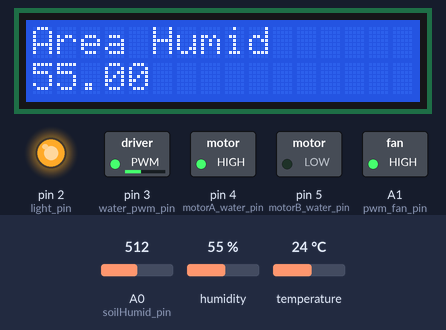
The sketch below on a simulated Arduino Uno, built with avr-gcc and run on an emulated ATmega328P. Parts: 16×2 character LCD, switched loads named in the sketch (green lamp = pin HIGH), output pins drawn as LEDs (lit = HIGH). Inputs (shaded band) come from the test bench; at power-on: temperature 24 °C, A0 (soilHumid_pin) = 512, humidity 55 %. The local clock reads 2024-03-15 10:24:30 at power-on unless the sketch sets it; random numbers use the default seed unless the sketch sets one; pins used as bus, display or sensor lines are not drawn; what the sketch prints to the serial monitor is not drawn.

Above: at 2.7 s.
2.8 s: temperature set to 28.2 °C
At 5.7 s:
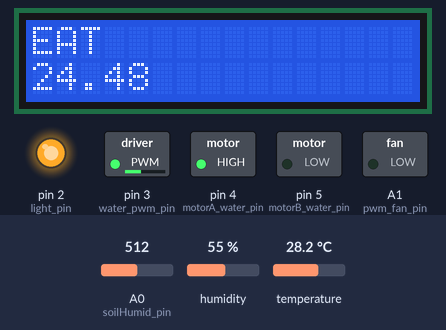
5.9 s: temperature set to 29 °C
At 7.6 s:
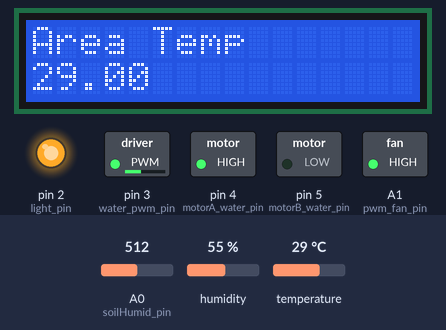
8.5 s: A0 (soilHumid_pin) set to 716
At 9.8 s:
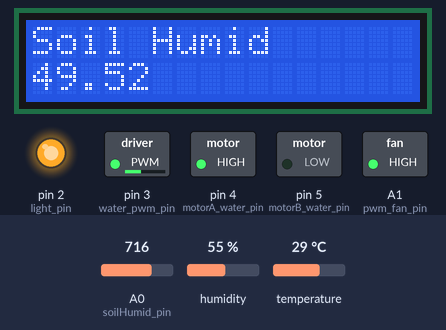
11.6 s: temperature set to 21.1 °C
At 13.4 s:
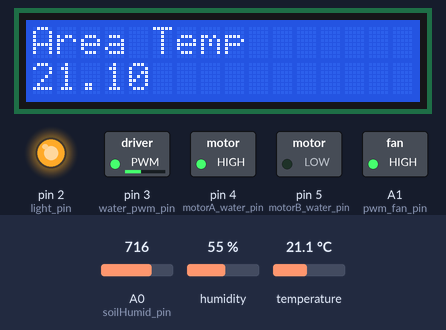
14.7 s: temperature set to 20 °C
At 17.6 s:
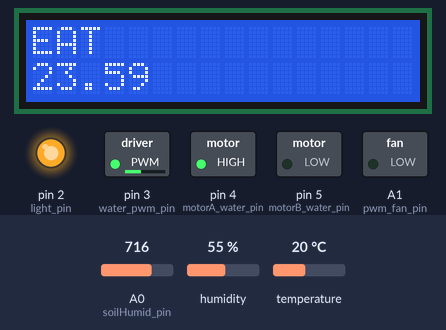
17.8 s: humidity set to 22 %
At 18.8 s:
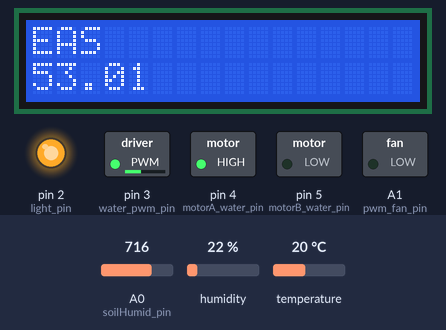
Timing chart, 0 to 20.8 s (numbered marks = the images above; inputs shaded):
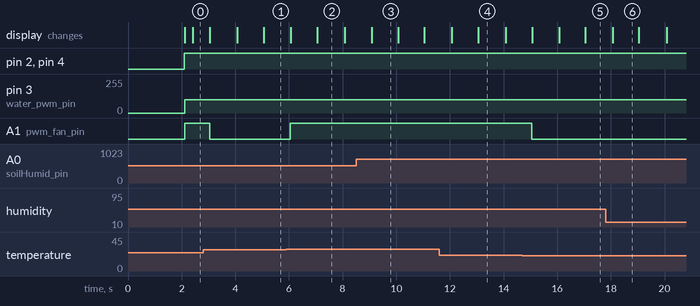

The sketch:

feedback_proto_2.ino
```cpp
// Simple Kalman
#include <SimpleKalmanFilter.h>

// Real Time Clock
#include <ThreeWire.h>
#include <RtcDS1302.h>

// Sht3x
#include "Adafruit_SHT31.h"
#include <Wire.h>

// LCD
#include <LiquidCrystal.h>

//PID
#include <PID_v1.h>

// Variable

//Real Time Clock
ThreeWire myWire(A3, A2, 10); // SCA = A4, SCL = A5, CE
RtcDS1302<ThreeWire> Rtc(myWire);
uint8_t month, day, hour, minute, second;
uint8_t second_threshold = 0;
uint16_t year;

// fan
int motorA_fan_pin = 0;
int motorB_fan_pin = 1;
#define pwm_fan_pin A1
int pwm_fan = 130;

// Lightblub
int light_pin = 2;

// sht3x
Adafruit_SHT31 sht31 = Adafruit_SHT31();

// water_pin
int water_pwm_pin = 3;
int motorA_water_pin = 4;
int motorB_water_pin = 5;
int pwm_water = 120;

// Soil Humid
#define soilHumid_pin A0

// LCD
const int rs = 12, en = 11, d4 = 9, d5 = 8, d6 = 7, d7 = 6;
LiquidCrystal lcd(rs, en, d4, d5, d6, d7);
int lcd_counter  = 0;

//Kalman
SimpleKalmanFilter simpleKalmanFilter(2.5, 4, 0.05); // Soil humidity
SimpleKalmanFilter simpleKalmanFilter_2(0.3, 0.4, 0.01); // Area Temp
SimpleKalmanFilter simpleKalmanFilter_3(2, 3, 0.01); // Area Humidity
float passed_soil_hum = 0;
float passed_area_temp = 0;
float passed_area_humid = 0;
float estimated_value = simpleKalmanFilter.updateEstimate(passed_soil_hum);
float estimated_value_2 = simpleKalmanFilter_2.updateEstimate(passed_area_temp);
float estimated_value_3 = simpleKalmanFilter_3.updateEstimate(passed_area_humid);


const long SERIAL_REFRESH_TIME = 100;
long refresh_time;
int want = 1;
//Threshold

int soilHumid_below_water_threshold = 0;
int soilHumid_above_water_threshold = 0;
int soilHumid_below_fan_threshold = 0;
int soilHumid_above_fan_threshold = 0;
int soilhumid_threshold = 65;

float max_water_humid = 150;
float max_water_dry = 1023;


int areatemp_threshold = 24;
int areatemp_above_water_threshold = 20;
int areatemp_below_fan_threshold = 0;
int areatemp_above_fan_threshold = 0;

//PID
double Setpoint, Input, Output;
double Kp = 4.86, Ki = 0.62, Kd = 0.15;
PID myPID(&Input, &Output, &Setpoint, Kp, Ki, Kd, DIRECT);

double Setpoint_2, Input_2, Output_2;
double Kp_2 = 7.27, Ki_2 = 0.8 , Kd_2 = 0.1 ;
PID myPID_2(&Input_2, &Output_2, &Setpoint_2, Kp_2, Ki_2, Kd_2, DIRECT);

void setup () {
  Serial.begin(9600);
  //if (1){
    Rtc.Begin();
    RtcDateTime compiled = RtcDateTime(__DATE__, __TIME__);
    RtcDateTime now = Rtc.GetDateTime();
    if (now < compiled) Rtc.SetDateTime(compiled);
  //}

  if (!sht31.begin(0x44)){
    //Serial.println("Couldn't find SHT31");
    while (1) delay(1);
  }

  //if (1){
  Setpoint = 26;
  myPID.SetMode(AUTOMATIC);
  myPID_2.SetMode(AUTOMATIC);

  lcd.begin(16, 2);
  lcd.setCursor(0,0);
  //lcd.print("hello");


  //pinMode(water_pin,OUTPUT);
  pinMode(light_pin,OUTPUT);
  //pinMode(water_pwm_pin,Output);
  pinMode(motorA_water_pin,OUTPUT);
  pinMode(motorB_water_pin,OUTPUT);

  //pinMode(pwm_fan_pin,Output_2);
  pinMode(motorA_fan_pin,OUTPUT);
  pinMode(motorB_fan_pin,OUTPUT);

  now = Rtc.GetDateTime();
  if (now.Month() == 11){
    if (now.Day() >= 19 && now.Day() <= 26){
      areatemp_threshold = 24;
      soilhumid_threshold = 65;
    }
    else{
      areatemp_threshold = 26;
      soilhumid_threshold = 50;
    }
  }
  else{
    areatemp_threshold = 26;
    soilhumid_threshold = 50;
  }

  Input = sht3x_tem();
  Input_2 = soil_humidity();
  Setpoint = areatemp_threshold;
  Setpoint_2 = soilhumid_threshold;
  myPID.SetMode(AUTOMATIC);
  myPID_2.SetMode(AUTOMATIC);
  myPID.SetOutputLimits(120,255);
  myPID_2.SetOutputLimits(100,255);
}
void loop () {

  RtcDateTime now = Rtc.GetDateTime();

  while (want == 1){
    for (int i = 0; i < 20; i++){
      passed_soil_hum = soil_humidity();
      passed_area_temp = sht3x_tem();
      passed_area_humid = sht3x_hum();
      estimated_value = simpleKalmanFilter.updateEstimate(passed_soil_hum);
      estimated_value_2 = simpleKalmanFilter_2.updateEstimate(passed_area_temp);
      estimated_value_3 = simpleKalmanFilter_3.updateEstimate(passed_area_humid);
      Serial.println("F_M_soil_hum E_soil_hum M_A_temp E_A_temp M_A_hum E_A_hum");
      Serial.println(String(passed_soil_hum)+" "+String(estimated_value)+" "+String(passed_area_temp)+" "+String(estimated_value_2)+" "+String(passed_area_humid)+" "+String(estimated_value_3));
    }
    want = 0;
  }


  if (now.Second() != second_threshold){
    second_threshold = now.Second();
    //printDateTime(now);
    passed_soil_hum = soil_humidity();
    passed_area_temp = sht3x_tem();
    passed_area_humid = sht3x_hum();
      lcd_counter += 1;
      if(now.Second() % 2 == 0){

      }

    Input = estimated_value_2; // Area Temp
    Input_2 = estimated_value; // Soil Humid

    float measured_value = Input + random(-100,100)/100.0;
    estimated_value = simpleKalmanFilter.updateEstimate(passed_soil_hum); // Soil Humid

    float measured_value_2 = Input_2 + random(-100,100)/100.0;
    estimated_value_2 = simpleKalmanFilter_2.updateEstimate(passed_area_temp); // Area Temp

    estimated_value_3 = simpleKalmanFilter_3.updateEstimate(passed_area_humid); // Area Humid

    Input = estimated_value_2; // Area Temp
    Input_2 = estimated_value; // Soil Humid

    myPID.Compute();
    myPID_2.Compute();

    Serial.println(String(areatemp_threshold) + " " + String(soilhumid_threshold) + " " + String(255 - Output) + " " + String(Output_2) + " " + String(Setpoint) + " " + String(Setpoint_2));
    //Serial.println(String(Setpoint) +","+String(Input)+","+String(Output)+","+String(measured_value)+","+String(estimated_value));
    //Serial.println("M_soil_hum E_soil_hum M_A_temp E_A_temp M_A_hum E_A_hum");
    //Serial.println(String(passed_area_temp)+" "+String(estimated_value_2));
    //Serial.println(String(passed_soil_hum)+" "+String(estimated_value)+" "+String(passed_area_temp)+" "+String(estimated_value_2)+" "+String(passed_area_humid)+" "+String(estimated_value_3));
   }

   if (now.Month() == 11){
    if (now.Day() >= 19 && now.Day() <= 26){
      if (now.Hour() >= 6 && now.Hour() <= 10){
        lightbulb_on();
      }
      else{
        lightbulb_off();
      }
    }
    else{
      if(now.Hour() >= 6 && now.Hour() <= 21){
        lightbulb_on();
      }
      else{
        lightbulb_off();
      }
    }
   }
   else{
    if(now.Hour() >= 6 && now.Hour() <= 21){
      lightbulb_on();
   }
    else{
      lightbulb_off();
   }

   }

  //else{
    lcd_func(passed_area_temp,passed_area_humid,passed_soil_hum,estimated_value,estimated_value_2,estimated_value_3,lcd_counter);
    pwm_fan = 255 - Output;
    pwm_water = Output_2;

    analogWrite(pwm_fan_pin, pwm_fan);
    digitalWrite(motorA_fan_pin, HIGH);
    digitalWrite(motorB_fan_pin, LOW);


    analogWrite(water_pwm_pin, pwm_water);
    digitalWrite(motorA_water_pin, HIGH);
    digitalWrite(motorB_water_pin, LOW);
  //}

}

void printDateTime(const RtcDateTime& dt){
  year   = (int)dt.Year();
  month  = (int)dt.Month();
  day    = (int)dt.Day();
  hour   = (int)dt.Hour();
  minute = (int)dt.Minute();
  second = (int)dt.Second();

  String str = String(day) +
               "/" + String(month) +
               "/" + String(year) +
               "   " + String(hour) +
               ":" + String(minute) +
               ":" + String(second);
  Serial.println(str);
}

void lcd_func(float lcd_area_temp,float lcd_area_humid,float lcd_soil_humid,float lcd_estimated_value,float lcd_estimated_value_2,float lcd_estimated_value_3, int counter){

  if (counter == 1){
    lcd.clear();
    lcd.setCursor(0,0);
    if (lcd_area_temp == 0){
      lcd.print("Error A temp");
    } else {
      lcd.print("Area Temp");
    }
    lcd.setCursor(0,1);
    lcd.print(lcd_area_temp);
  }

  if (counter == 2){
    lcd.clear();
    lcd.setCursor(0,0);
    if (lcd_area_humid == 0){
      lcd.print("Error A humid");
    } else {
      lcd.print("Area Humid");
    }
    lcd.setCursor(0,1);
    lcd.print(lcd_area_humid);
  }

  if (counter == 3){
    lcd.clear();
    lcd.setCursor(0,0);
    if (lcd_soil_humid == 0){
      lcd.print("Error S humid");
    } else {
      lcd.print("Soil Humid");
    }
    lcd.setCursor(0,1);
    lcd.print(lcd_soil_humid);
  }

  if (counter == 4){
    lcd.clear();
    lcd.setCursor(0,0);
    if (lcd_estimated_value == 0){
      lcd.print("Error ESH");
    } else {
      lcd.print("ESH");
    }
    lcd.setCursor(0,1);
    lcd.print(lcd_estimated_value);
  }

    if (counter == 5){
    lcd.clear();
    lcd.setCursor(0,0);
    if (lcd_estimated_value_2 == 0){
      lcd.print("Error EAT");
    } else {
      lcd.print("EAT");
    }
    lcd.setCursor(0,1);
    lcd.print(lcd_estimated_value_2);
  }

  if (counter >= 6){
    lcd.clear();
    lcd.setCursor(0,0);
    if (lcd_estimated_value_3 == 0){
      lcd.print("Error EAS");
    } else {
      lcd.print("EAS");
    }
    lcd.setCursor(0,1);
    lcd.print(lcd_estimated_value_3);
    lcd_counter = 0;
  }

}

float soil_humidity(){
  float soilhumid_val = analogRead(soilHumid_pin);
  soilhumid_val = 100.0 - map(soilhumid_val,max_water_humid,max_water_dry,0,1000)/100.0 - 44;
  //Serial.println("Soil Humidity : ");
  //Serial.print(soilhumid_val);
  return soilhumid_val;
}

float sht3x_hum(){
  float area_humid = sht31.readHumidity();
    if (isnan(area_humid)) {
      area_humid=0.0;
    }
  //Serial.println("Area Humidity : ");
  //Serial.print(area_humid);
  return area_humid;
}

float sht3x_tem(){
  float area_temp = sht31.readTemperature();
  if (isnan(area_temp)) {
    area_temp = 0.0;
  }
  //Serial.println("Area Tempareture : ");
  //Serial.print(area_temp);
  return area_temp;
}

void water_pump(){


}

void lightbulb_on(){
  digitalWrite(light_pin,HIGH);
  //Serial.println("light is on");
}

void lightbulb_off(){
  digitalWrite(light_pin,LOW);
  //Serial.println("light is on");

}

void fan(){

}
```

Measured:
- the behaviour switches between 28.6 and 28.7 °C on temperature (found by bisection; images 1 and 2)
- the behaviour switches between 20.8 and 20.7 °C on temperature (found by bisection; images 4 and 5)
- what the display in image 2 shows lasts 1.1 s, from 7.0 s to 8.1 s
